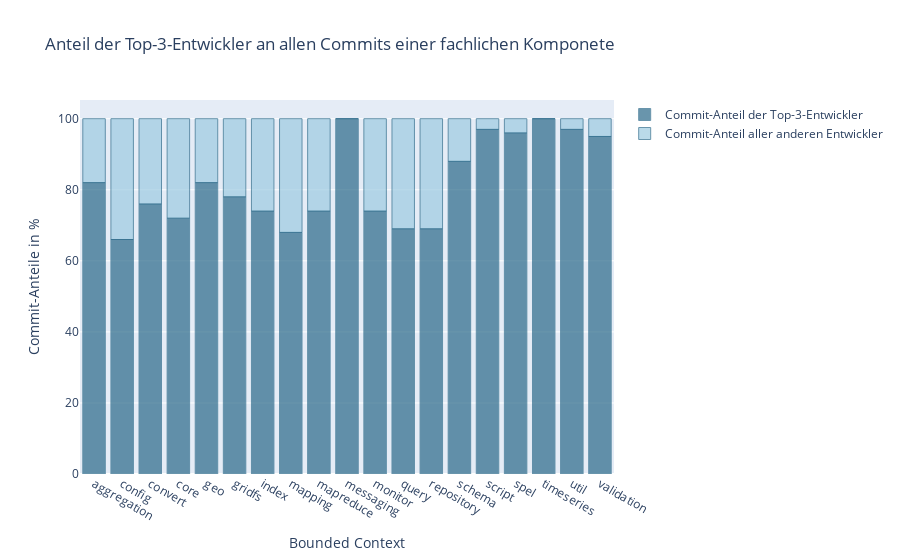

Write notebook code for a chart like this one.
### Code cell
# Vergleich Commit-Anteile der Top-2-Entwicklers and aller anderen Entwickler
# BC, CommitCountByBC, TopAuthor, CommitCountByTopAuthor, CommitRatio
commitRatioForBc = %cypher MATCH (a:Author)-[:COMMITTED]->(c:Commit)-[:CONTAINS_CHANGE]->(:Change)-[]->(f:Git:File), \
                                (f)<-[:HAS_SOURCE]-(:Type:Java)<-[:CONTAINS]-(bC:BoundedContext) \
                                WHERE NOT c:Merge \
                                WITH bC.name AS BoundedContext, count(DISTINCT c) AS TotalCommitCount, a.name AS Author \
                                ORDER BY TotalCommitCount DESC \
                                RETURN BoundedContext, sum(TotalCommitCount) AS CommitCountByBC, collect(Author)[..3] AS Top3Authors, collect(TotalCommitCount)[..3] AS CommitCountByTop3Authors ORDER BY BoundedContext
        
commitRatioForBc_query_df = commitRatioForBc.get_dataframe()

author_list = []
commit_ratio_top_authors_list = []
commit_ratio_other_authors_list = []
for i, row in commitRatioForBc_query_df.iterrows():
    authors = row['Top3Authors']
    for author in authors:
        if author not in author_list:
            author_list.append(author)
    
    commit_sum_top_authors = sum(row['CommitCountByTop3Authors'])
    commit_ratio_top_authors = int(round(100 * commit_sum_top_authors / row['CommitCountByBC']))
    commit_ratio_other_authors = 100 - commit_ratio_top_authors
    commit_ratio_other_authors_list.append(commit_ratio_other_authors)
    commit_ratio_top_authors_list.append(commit_ratio_top_authors)

commitRatioTop3Authors_data = dict()
commitRatioTop3Authors_data['bounded_context'] = commitRatioForBc_query_df['BoundedContext']
commitRatioTop3Authors_data['commit_ratio_top_authors'] = commit_ratio_top_authors_list
commitRatioTop3Authors_data['commit_ratio_other_authors'] = commit_ratio_other_authors_list

commitRatioForBc_df = pandas.DataFrame(data=commitRatioTop3Authors_data)
fig = px.bar(commitRatioForBc_df, x='bounded_context', y=['commit_ratio_top_authors', 'commit_ratio_other_authors'],
             title='Anteil der Top-3-Entwickler an allen Commits einer fachlichen Komponete', 
             labels={'bounded_context': 'Bounded Context', 'value': 'Commit-Anteile in %', 'variable': ''},
             color_discrete_map={'commit_ratio_top_authors': 'rgb(42, 105, 137)', 'commit_ratio_other_authors': 'rgb(157, 203, 225)'})
fig.update_traces(marker_line_color='rgb(42, 105, 137)', marker_line_width=1, opacity=0.7)
fig.data[0].name = 'Commit-Anteil der Top-3-Entwickler'
fig.data[1].name = 'Commit-Anteil aller anderen Entwickler'
fig.show()

display(Markdown('#### Alle Namen der Top-Entwickler: '))
for author in author_list:
    display(Markdown(f'{author}'))

### Figure 1 — Plotly figure (JSON) as saved in the notebook; plotly's stock layout.template omitted (floating-point values rounded to 4 significant figures)
{"data": [{"alignmentgroup": "True", "hovertemplate": "=commit_ratio_top_authors<br>Bounded Context=%{x}<br>Commit-Anteile in %=%{y}<extra></extra>", "legendgroup": "commit_ratio_top_authors", "marker": {"color": "rgb(42, 105, 137)", "line": {"color": "rgb(42, 105, 137)", "width": 1}, "pattern": {"shape": ""}}, "name": "Commit-Anteil der Top-3-Entwickler", "offsetgroup": "commit_ratio_top_authors", "opacity": 0.7, "orientation": "v", "showlegend": true, "textposition": "auto", "type": "bar", "x": ["aggregation", "config", "convert", "core", "geo", "gridfs", "index", "mapping", "mapreduce", "messaging", "monitor", "query", "repository", "schema", "script", "spel", "timeseries", "util", "validation"], "xaxis": "x", "y": [82, 66, 76, 72, 82, 78, 74, 68, 74, 100, 74, 69, 69, 88, 97, 96, 100, 97, 95], "yaxis": "y"}, {"alignmentgroup": "True", "hovertemplate": "=commit_ratio_other_authors<br>Bounded Context=%{x}<br>Commit-Anteile in %=%{y}<extra></extra>", "legendgroup": "commit_ratio_other_authors", "marker": {"color": "rgb(157, 203, 225)", "line": {"color": "rgb(42, 105, 137)", "width": 1}, "pattern": {"shape": ""}}, "name": "Commit-Anteil aller anderen Entwickler", "offsetgroup": "commit_ratio_other_authors", "opacity": 0.7, "orientation": "v", "showlegend": true, "textposition": "auto", "type": "bar", "x": ["aggregation", "config", "convert", "core", "geo", "gridfs", "index", "mapping", "mapreduce", "messaging", "monitor", "query", "repository", "schema", "script", "spel", "timeseries", "util", "validation"], "xaxis": "x", "y": [18, 34, 24, 28, 18, 22, 26, 32, 26, 0, 26, 31, 31, 12, 3, 4, 0, 3, 5], "yaxis": "y"}], "layout": {"barmode": "relative", "legend": {"title": {"text": ""}, "tracegroupgap": 0}, "title": {"text": "Anteil der Top-3-Entwickler an allen Commits einer fachlichen Komponete"}, "xaxis": {"anchor": "y", "domain": [0, 1], "title": {"text": "Bounded Context"}}, "yaxis": {"anchor": "x", "domain": [0, 1], "title": {"text": "Commit-Anteile in %"}}}}
